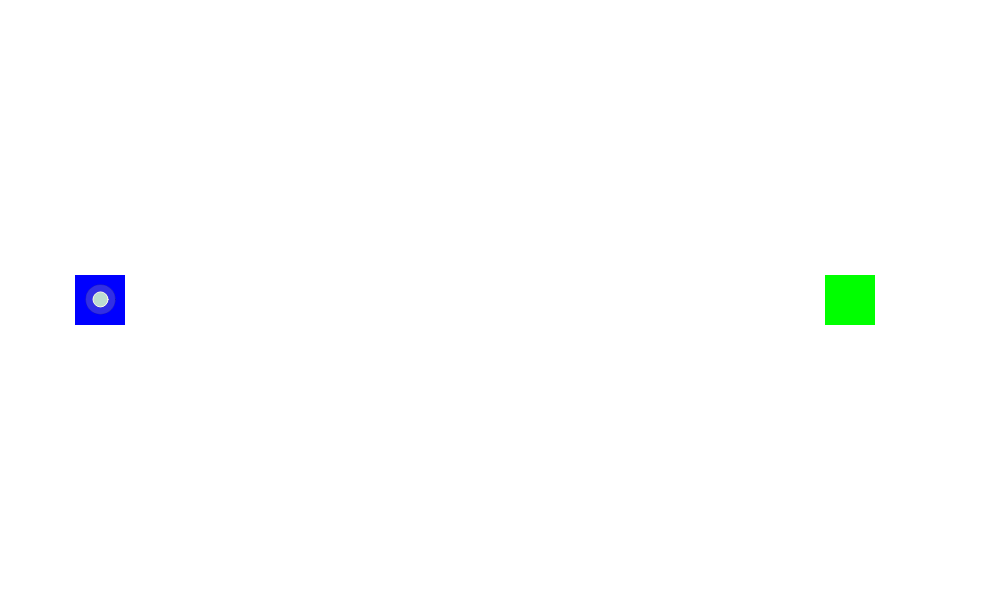
Frame 1 (no input)
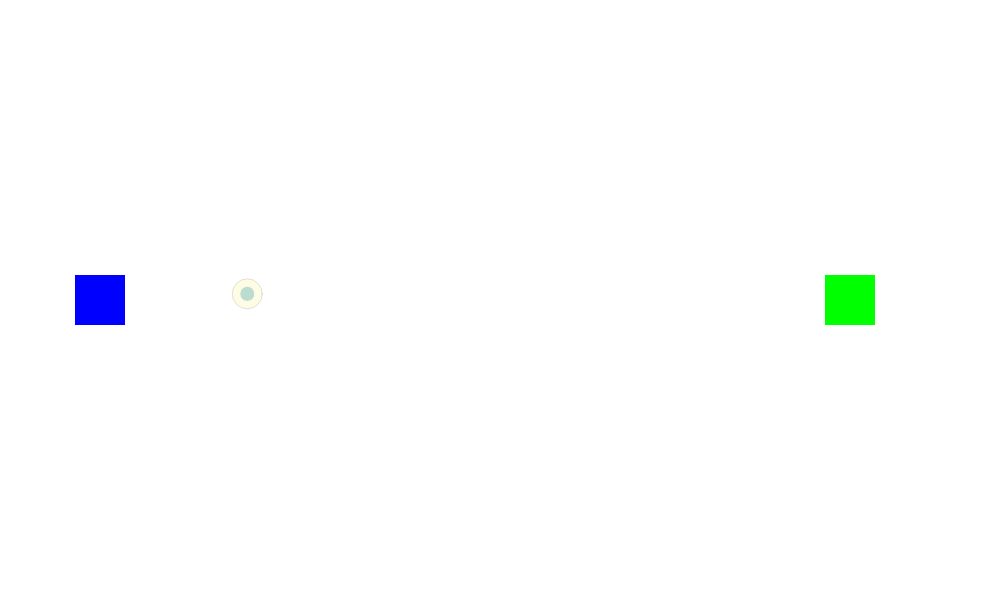
Frame 60 (no input)
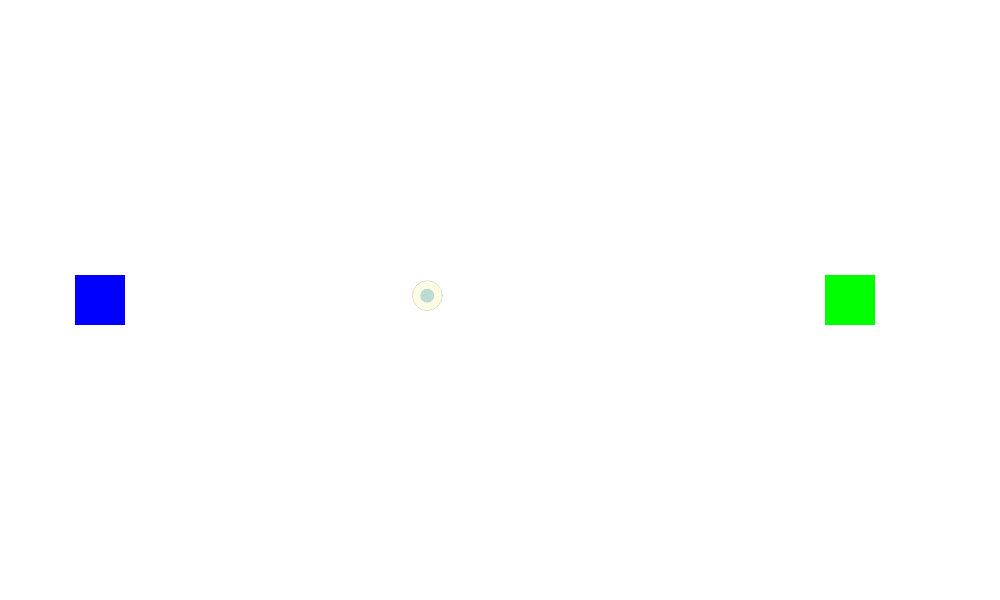
Frame 120 (the mouse pressed at the canvas centre since frame 60)

The p5.js sketch that drew these frames (run headless with seeded random() and noise() and a simulated clock; from frame 60 on, the mouse is pressed at the canvas centre):

// p5.js sketch
// ── sketch.js
// Some code referenced from https://p5js.org/examples/simulate-flocking.html
// Concepts referenced from https://natureofcode.com/book/chapter-6-autonomous-agents/

const agents = [];
let jobPoint;
let homePoint;

function setup() {
  createCanvas(1000, 600);

  homePoint = createVector(width * 0.1, height / 2);
  jobPoint = createVector(width * 0.85, height / 2);
  for (let i = 0; i < 1; i++) {
    agents.push(new Person(homePoint.x, homePoint.y));
  }
}

function draw() {
  background(255);
  noStroke();
  push();
  fill(0, 255, 0);
  translate(jobPoint.x, jobPoint.y);
  rectMode(CENTER);
  rect(0, 0, 50, 50);
  pop();

  push();
  fill(0, 0, 255);
  translate(homePoint.x, homePoint.y);
  rectMode(CENTER);
  rect(0, 0, 50, 50);
  pop();
  for (let i = 0; i < agents.length; i++) {
    agents[i].update();
    // agents[i].borders();
    agents[i].render();
  }
}

class Person {
  constructor(x, y) {
    this.acceleration = createVector(0, 0);
    this.velocity = createVector(random(-1, 1), random(-1, 1));
    this.position = createVector(x, y);
    this.r = 15.0;
    this.maxspeed = 3; // Maximum speed
    this.maxforce = 0.05; // Maximum steering force
    this.strokeCol = 0;
    // this.infected = Math.random() > 0.99 ? true : false;
    this.infected = false;
    this.mask = Math.random() > 0.5 && this.infected === false ? true : false;
    this.food = 0;
  }

  applyForce(force) {
    this.acceleration.add(force);
  }

  update() {
    // Main behaviour states
    if (this.food == 0) {
      this.acceleration.add(this.seek(jobPoint)).mult(1);
    } else {
      this.acceleration.add(this.seek(homePoint)).mult(1);
    }

    let jobDist = p5.Vector.dist(this.position, jobPoint);
    if (jobDist < 50) {
      if (this.food < 100) {
        this.food++;
      }
    }

    let homeDist = p5.Vector.dist(this.position, homePoint);
    if (homeDist < 50) {
      if (this.food > 0) {
        this.food--;
      }
    }

    this.acceleration.add(this.seperate()).mult(2);
    this.velocity.add(this.acceleration);
    // Limit speed
    this.velocity.limit(this.maxspeed);
    this.position.add(this.velocity);
    // Reset accelertion to 0 each cycle
    this.acceleration.mult(0);
    // this.strokeCol += 1;
    // if (this.strokeCol > 360) {
    //   this.strokeCol = 0;
    // }
  }

  // A method that calculates and applies a steering force towards a target
  // STEER = DESIRED MINUS VELOCITY
  seek(target) {
    let desired = p5.Vector.sub(target, this.position); // A vector pointing from the location to the target
    const d = desired.mag();
    desired.normalize();

    if (d < 200) {
      const m = map(d, 0, 200, 0, this.maxspeed);
      // console.log(m);
      desired.mult(m);
    } else {
      desired.mult(this.maxspeed);
    }
    // Steering = Desired minus Velocity
    let steer = p5.Vector.sub(desired, this.velocity);

    steer.limit(this.maxforce); // Limit to maximum steering force
    return steer;
  }

  render() {
    // Draw a triangle rotated in the direction of velocity
    // let theta = this.velocity.heading() + radians(90);
    push();
    if (this.infected) {
      fill(255, 0, 0);
    } else if (this.mask) {
      fill(173, 216, 230);
    } else {
      fill(167);
    }
    stroke(255);
    translate(this.position.x, this.position.y);
    circle(0, 0, this.r);
    stroke(0, 0, 0, 30);
    fill(255, 241, 122, 50);
    circle(0, 0, 30);
    textAlign(CENTER);
    fill(255, 0, 0);
    textSize(15);
    text(this.infected ? "INFECTED" : "", 0, -10);
    fill(0, map(this.food, 0, 100, 0, 255), 0);
    text(this.food > 0 ? this.food : "", 0, 30);
    pop();
  }

  seperate() {
    let desiredseparation = 30.0;
    let steer = createVector(0, 0);
    let count = 0;
    // For every boid in the system, check if it's too close
    for (let i = 0; i < agents.length; i++) {
      let d = p5.Vector.dist(this.position, agents[i].position);
      // If the distance is greater than 0 and less than an arbitrary amount (0 when you are yourself)
      if (d > 0 && d < desiredseparation) {
        // Calculate vector pointing away from neighbor
        let diff = p5.Vector.sub(this.position, agents[i].position);
        diff.normalize();
        diff.div(d); // Weight by distance
        steer.add(diff);
        count++; // Keep track of how many
      }

      if (this.infected && d < 20 && !agents[i].mask && millis() > 2000) {
        agents[i].infected = true;
      }
    }
    // Average -- divide by how many
    if (count > 0) {
      steer.div(count);
    }

    // As long as the vector is greater than 0
    if (steer.mag() > 0) {
      // Implement Reynolds: Steering = Desired - Velocity
      steer.normalize();
      steer.mult(this.maxspeed);
      steer.sub(this.velocity);
      steer.limit(this.maxforce);
    }
    return steer;
  }

  borders() {
    if (this.position.x < -this.r) this.position.x = width + this.r;
    if (this.position.y < -this.r) this.position.y = height + this.r;
    if (this.position.x > width + this.r) this.position.x = -this.r;
    if (this.position.y > height + this.r) this.position.y = -this.r;
  }
}

// ── main.css
html,
body {
  background-color: white;
  margin: 0;
  padding: 0;
}

canvas {
  display: block;
  margin-left: auto;
  margin-right: auto;
  border: 1px black solid;
}
